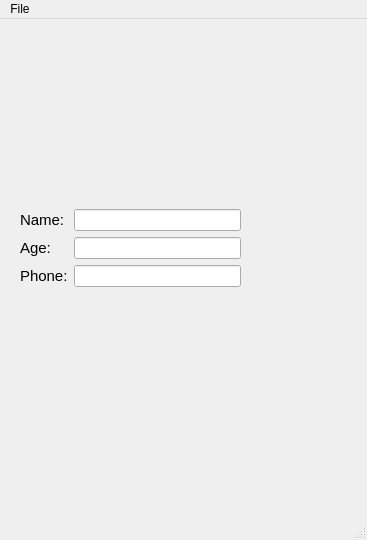
<?xml version="1.0" encoding="UTF-8"?>
<ui version="4.0">
 <class>MainWindow</class>
 <widget class="QMainWindow" name="MainWindow">
  <property name="geometry">
   <rect>
    <x>0</x>
    <y>0</y>
    <width>367</width>
    <height>540</height>
   </rect>
  </property>
  <property name="windowTitle">
   <string>MainWindow</string>
  </property>
  <widget class="QWidget" name="centralwidget">
   <widget class="QWidget" name="formLayoutWidget">
    <property name="geometry">
     <rect>
      <x>20</x>
      <y>190</y>
      <width>221</width>
      <height>81</height>
     </rect>
    </property>
    <layout class="QFormLayout" name="formLayout">
     <item row="2" column="1">
      <widget class="QLineEdit" name="lineEdit_2"/>
     </item>
     <item row="0" column="0">
      <widget class="QLabel" name="label">
       <property name="font">
        <font>
         <pointsize>11</pointsize>
        </font>
       </property>
       <property name="text">
        <string>Name:</string>
       </property>
      </widget>
     </item>
     <item row="0" column="1">
      <widget class="QLineEdit" name="lineEdit"/>
     </item>
     <item row="1" column="1">
      <widget class="QLineEdit" name="lineEdit_3"/>
     </item>
     <item row="1" column="0">
      <widget class="QLabel" name="label_2">
       <property name="font">
        <font>
         <pointsize>11</pointsize>
        </font>
       </property>
       <property name="text">
        <string>Age:</string>
       </property>
      </widget>
     </item>
     <item row="2" column="0">
      <widget class="QLabel" name="label_3">
       <property name="font">
        <font>
         <pointsize>11</pointsize>
        </font>
       </property>
       <property name="text">
        <string>Phone:</string>
       </property>
      </widget>
     </item>
    </layout>
   </widget>
  </widget>
  <widget class="QMenuBar" name="menubar">
   <property name="geometry">
    <rect>
     <x>0</x>
     <y>0</y>
     <width>367</width>
     <height>21</height>
    </rect>
   </property>
   <widget class="QMenu" name="menuFile">
    <property name="title">
     <string>File</string>
    </property>
    <addaction name="actionSave"/>
   </widget>
   <addaction name="menuFile"/>
  </widget>
  <widget class="QStatusBar" name="statusbar"/>
  <action name="actionSave">
   <property name="text">
    <string>Save</string>
   </property>
  </action>
 </widget>
 <resources/>
 <connections/>
</ui>
